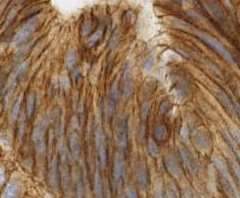
#> input picture scikit_roughworks/ihc_small.png, 240 x 198 px, given in place of rose_green.png, which was not available
$ python hist_backprojection_opencv.py
#> lines starting #> are read from the running program, lines starting #| are printed output that depends on the picture; after the words box and inside, x2 and y2 are one past the last pixel; in counts of white or black regions, pixels touching at a corner belong together; pictures that were not available may be replaced by others from this repository, and a replacement may not be noted
import cv2
import numpy as np
from matplotlib import pyplot as plt

img = cv2.imread('rose_green.png')
#> img is the input picture: shape (198, 240, 3); mean B, G, R 85, 111.5, 142.4
hsv = cv2.cvtColor(img,cv2.COLOR_BGR2HSV)
#> hsv: shape (198, 240, 3); mean H, S, V 16.4, 107, 142.5

target = cv2.imread('rose.png')
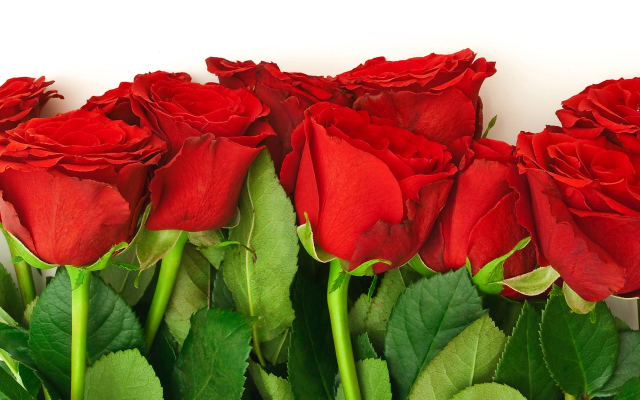
#> input picture scikit_roughworks/rose.png, 640 x 400 px, found by its file name
#> target is the input picture: shape (400, 640, 3); mean B, G, R 68.6, 98.1, 153
hsvt = cv2.cvtColor(target,cv2.COLOR_BGR2HSV)
#> hsvt: shape (400, 640, 3); mean H, S, V 56.6, 171.8, 166.4

roihist = cv2.calcHist([hsv],[0, 1], None, [180, 256], [0, 180, 0, 256] )

cv2.normalize(roihist,roihist,0,255,cv2.NORM_MINMAX)
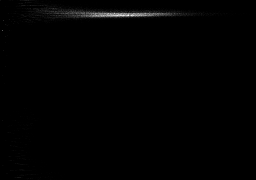
#> roihist: shape (180, 256) float32; min 0, max 255, mean 1.6
dst = cv2.calcBackProject([hsvt],[0,1],roihist,[0,180,0,256],1)
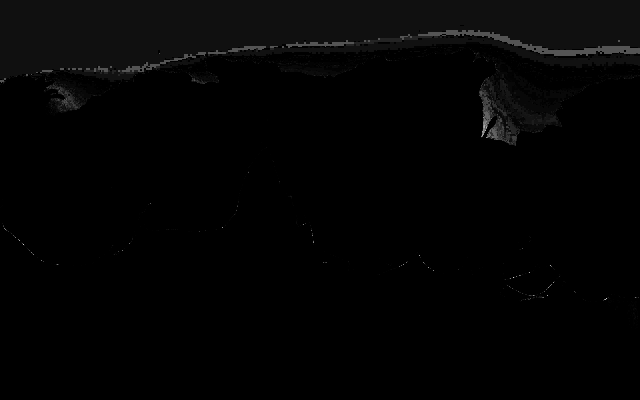
#> dst: shape (400, 640); min 0, max 210, mean 3.5

disc = cv2.getStructuringElement(cv2.MORPH_ELLIPSE,(5,5))
cv2.filter2D(dst,-1,disc,dst)
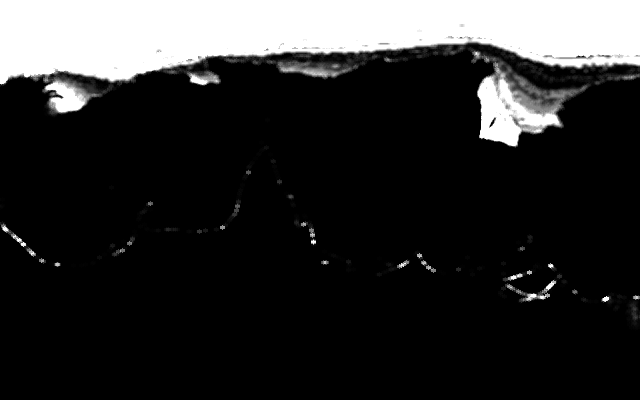
#> dst: shape (400, 640); min 0, max 255, mean 45
dst2 = dst.copy()
ret,thresh = cv2.threshold(dst,50,255,0)
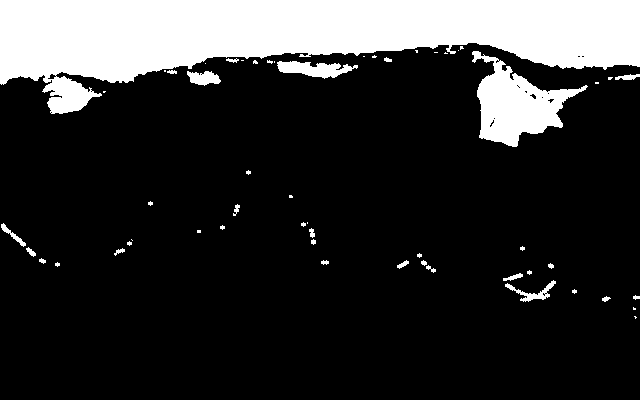
#> thresh: shape (400, 640); 19% white; 56 white regions (32 under 20 px), largest, box (x1, y1, x2, y2) and area: (0, 0, 640, 114) 40970, (472, 51, 588, 147) 4951, (277, 61, 358, 79) 835
thresh = cv2.merge((dst,dst,dst))
#> thresh: shape (400, 640, 3)
dst2 = cv2.merge((dst,dst,dst))
res = cv2.bitwise_and(target,thresh)
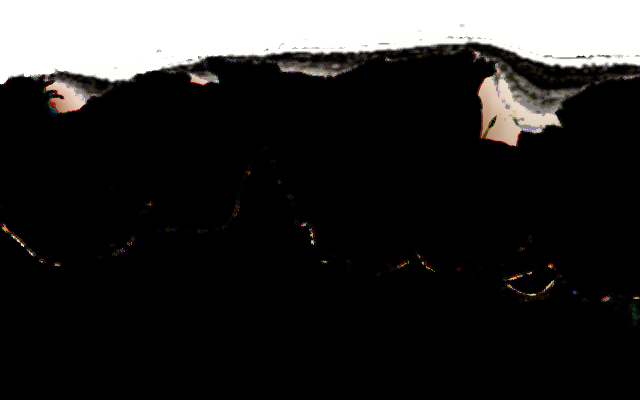
#> res: shape (400, 640, 3); mean B, G, R 42.4, 43.1, 43.8

res = np.vstack((target,dst2,res))
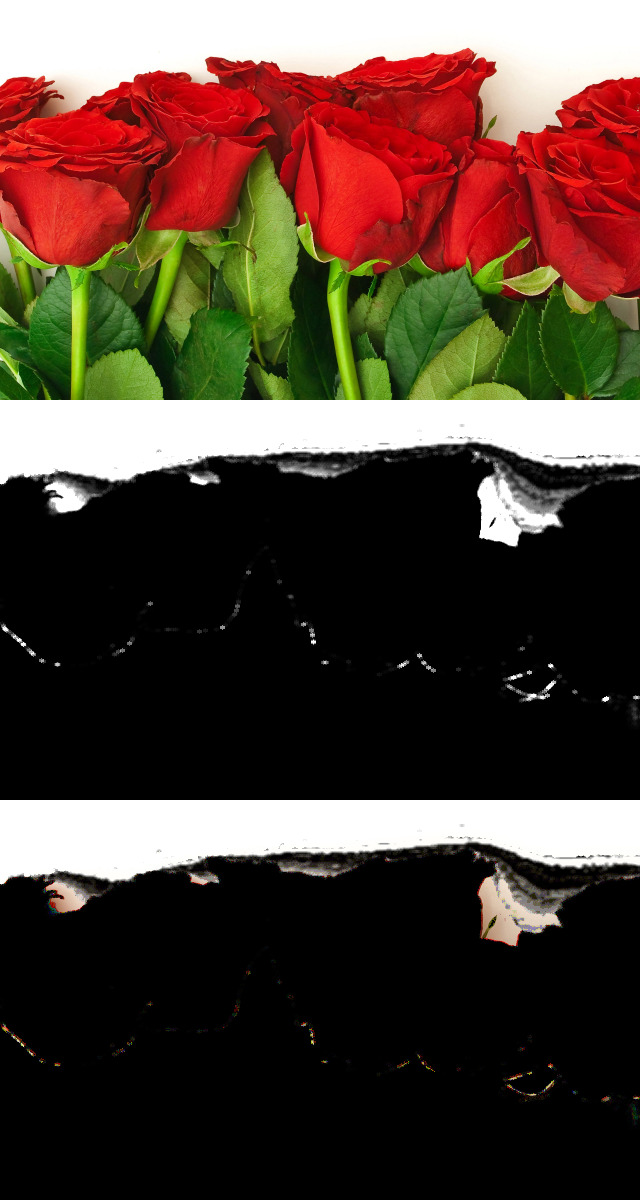
#> res: shape (1200, 640, 3); mean B, G, R 52, 62.1, 80.6

cv2.imwrite('res.jpg',res)
